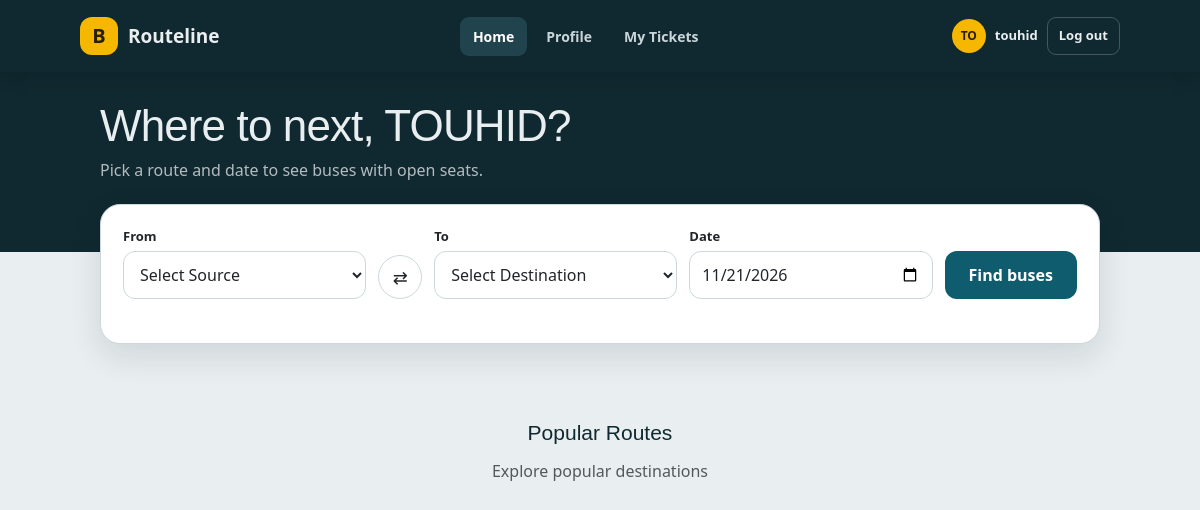
/users/home.php (signed in), run on an earlier commit of the app's database.
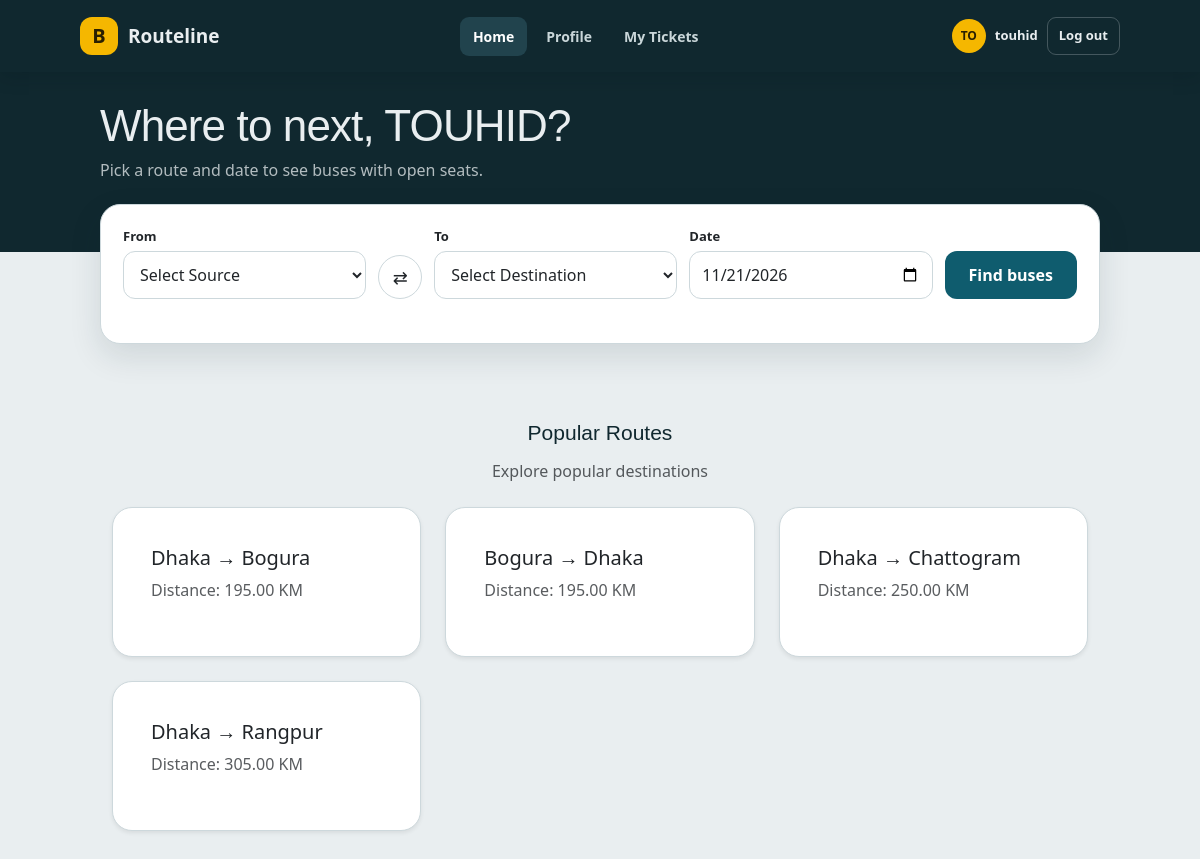
And on a later commit of the database.
### tables this page shows
CREATE TABLE `routes` (
  `route_id` int(11) NOT NULL,
  `source` varchar(100) NOT NULL,
  `destination` varchar(100) NOT NULL,
  `distance` decimal(10,2) NOT NULL,
  `status` enum('active','inactive') NOT NULL,
  `is_popular` tinyint(1) NOT NULL
);

### users/home.php (the view, shortened to what this page needs)
<?php
include '../config/db.php';
$popular_sql = "SELECT route_id, source, destination, distance
                FROM routes
                WHERE status = 'active'
                AND is_popular = 1
                ORDER BY route_id ASC";
$popular_result = mysqli_query($conn, $popular_sql);
?>
<!DOCTYPE html>
<html lang="en">
<head>
  <?php include '../includes/admin_css.php' ?>
  <link rel="stylesheet" href="../assets/css/user_home.css">
  <link rel="stylesheet" href="../assets/css/customer_topbar.css">
</head>
<body>
  <header>
    <?php include 'customer_topbar.php'; ?>
    <div class="hero">
      <h1>Where to next, <?php echo strtoupper($_SESSION['name']); ?>?</h1>
      <p>Pick a route and date to see buses with open seats.</p>
    </div>
  </header>
  <main>
    <form class="card search" id="s" action="" method="get">
      <div>
        <label for="from">From</label>
        <select id="from" name="source" required>
          <option value="">Select Source</option>
        </select>
      </div>
      <button class="swap" type="button" id="sw" aria-label="Swap From and To">⇄</button>
      <div>
        <label for="to">To</label>
        <select name="destination" id="to" required>
          <option value="">Select Destination</option>
        </select>
      </div>
      <div>
        <label for="d">Date</label><input type="date" id="d" name="journey_date" required>
      </div>
      <button class="go" type="submit">Find buses</button>
    </form>
    <section class="py-5" id="routes">
      <div class="container">
        <div class="text-center mb-4">
          <h2 class="section-title">Popular Routes</h2>
          <p class="text-muted">Explore popular destinations</p>
        </div>
        <div class="row g-4">
          <?php while ($route = mysqli_fetch_assoc($popular_result)) { ?>
            <div class="col-md-4">
              <div class="card route-card shadow-sm">
                <div class="card-body">
                  <h5>
                    <?php echo ($route['source']); ?>
                    →
                    <?php echo ($route['destination']); ?>
                  </h5>
                  <p class="text-muted">
                    Distance:
                    <?php echo $route['distance']; ?> KM
                  </p>
                </div>
              </div>
            </div>
          <?php   }; ?>
        </div>
      </div>
    </section>
</body>
</html>

What changed in the data, as far as the page shows it:
now on this page (row edited): routes: source "Dhaka", destination "Bogura", distance "195.00"
now on this page (row edited): routes: source "Bogura", destination "Dhaka", distance "195.00"
now on this page (row edited): routes: source "Dhaka", destination "Chattogram", distance "250.00"
now on this page (row edited): routes: source "Dhaka", destination "Rangpur", distance "305.00"
